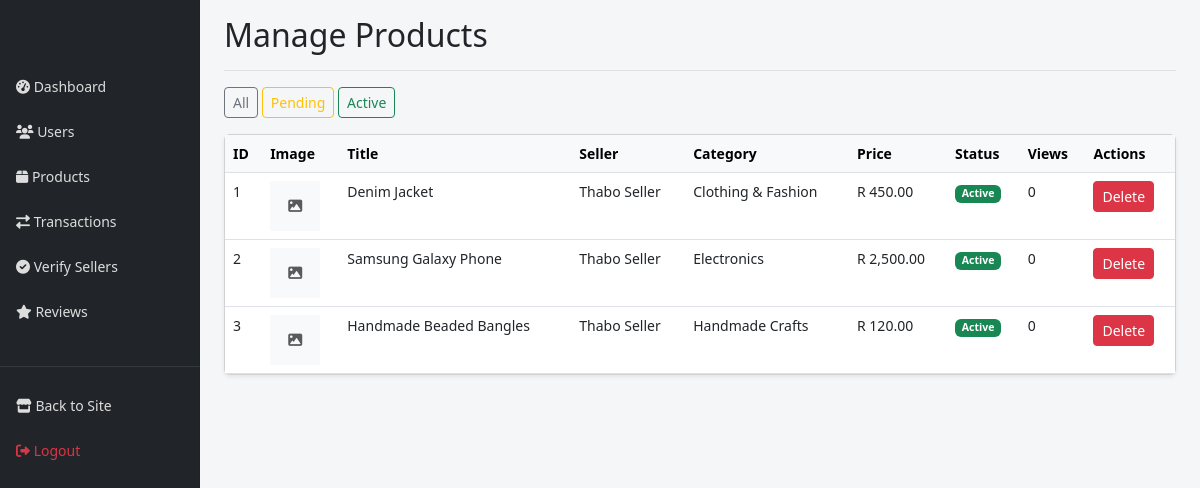
/admin/admin_products.php (signed in), run on the app's committed database.
### tables this page shows
CREATE TABLE products (
    product_id INT AUTO_INCREMENT PRIMARY KEY,
    seller_id INT NOT NULL,
    category_id INT NOT NULL,
    title VARCHAR(150) NOT NULL,
    description TEXT NOT NULL,
    price DECIMAL(10,2) NOT NULL,
    image_path VARCHAR(255) NOT NULL,
    status ENUM('pending', 'active', 'sold', 'cancelled') DEFAULT 'pending',
    views INT DEFAULT 0,
    created_at TIMESTAMP DEFAULT CURRENT_TIMESTAMP,
    FOREIGN KEY (seller_id) REFERENCES users(user_id) ON DELETE CASCADE,
    FOREIGN KEY (category_id) REFERENCES categories(category_id)
);

CREATE TABLE users (
    user_id INT AUTO_INCREMENT PRIMARY KEY,
    full_name VARCHAR(100) NOT NULL,
    email VARCHAR(100) NOT NULL UNIQUE,
    password VARCHAR(255) NOT NULL,
    phone VARCHAR(20) NOT NULL,
    location VARCHAR(100) NOT NULL,
    user_type ENUM('buyer', 'seller', 'admin') DEFAULT 'buyer',
    is_verified TINYINT DEFAULT 0,
    is_active TINYINT DEFAULT 1,
    created_at TIMESTAMP DEFAULT CURRENT_TIMESTAMP
);

CREATE TABLE categories (
    category_id INT AUTO_INCREMENT PRIMARY KEY,
    category_name VARCHAR(50) NOT NULL UNIQUE,
    category_icon VARCHAR(50) DEFAULT 'fa-tag',
    display_order INT DEFAULT 0,
    is_active TINYINT DEFAULT 1
);

### admin/admin_products.php (the view, shortened to what this page needs)
<?php
require_once '../config.php';
$status = isset($_GET['status']) ? $_GET['status'] : 'all';
$where = $status == 'pending' ? "WHERE p.status = 'pending'" :
         ($status == 'active' ? "WHERE p.status = 'active'" : "WHERE 1=1");
$products = $conn->query("
    SELECT p.*, u.full_name as seller_name, c.category_name
    FROM products p
    JOIN users u ON p.seller_id = u.user_id
    JOIN categories c ON p.category_id = c.category_id
    $where
    ORDER BY p.created_at DESC
");
include 'admin_header.php';
?>
<div class="container-fluid">
    <div class="row">
        <?php include 'admin_sidebar.php'; ?>
        <main class="col-md-9 ms-sm-auto col-lg-10 px-md-4">
            <div class="pt-3 pb-2 mb-3 border-bottom">
                <h1 class="h2">Manage Products</h1>
            </div>
            <div class="mb-3">
                <a href="admin_products.php" class="btn btn-sm btn-outline-secondary">All</a>
                <a href="admin_products.php?status=pending" class="btn btn-sm btn-outline-warning">Pending</a>
                <a href="admin_products.php?status=active" class="btn btn-sm btn-outline-success">Active</a>
            </div>
            <div class="card shadow-sm">
                <div class="card-body p-0">
                    <div class="table-responsive">
                        <table class="table table-hover mb-0">
                            <thead class="table-light">
                                <tr>
                                    <th>ID</th><th>Image</th><th>Title</th><th>Seller</th>
                                    <th>Category</th><th>Price</th><th>Status</th><th>Views</th><th>Actions</th>
                                </tr>
                            </thead>
                            <tbody>
                                <?php if($products && $products->num_rows > 0): ?>
                                    <?php while($product = $products->fetch_assoc()): ?>
                                    <tr>
                                        <td><?php echo $product['product_id']; ?></td>
                                        <td>
                                            <?php if(!empty($product['image_path']) && file_exists('../' . $product['image_path'])): ?>
                                                <img src="../<?php echo $product['image_path']; ?>" width="50" height="50" style="object-fit:cover;">
                                            <?php else: ?>
                                                <div class="bg-light d-flex align-items-center justify-content-center" style="width:50px;height:50px;">
                                                    <i class="fas fa-image text-muted"></i>
                                                </div>
                                            <?php endif; ?>
                                        </td>
                                        <td><?php echo htmlspecialchars(substr($product['title'], 0, 40)); ?></td>
                                        <td><?php echo $product['seller_name']; ?></td>
                                        <td><?php echo $product['category_name']; ?></td>
                                        <td>R <?php echo number_format($product['price'], 2); ?></td>
                                        <td><span class="badge bg-<?php echo $product['status'] == 'active' ? 'success' : 'warning'; ?>"><?php echo ucfirst($product['status']); ?></span></td>
                                        <td><?php echo number_format($product['views']); ?></td>
                                        <td>
                                            <a href="delete_product.php?id=<?php echo $product['product_id']; ?>" class="btn btn-sm btn-danger" onclick="return confirm('Delete this product?')">Delete</a>
                                        </td>
                                    </tr>
                                    <?php endwhile; ?>
                                <?php else: ?>
                                    <tr>
                                        <td colspan="9" class="text-center">No products found</td>
                                    </tr>
                                <?php endif; ?>
                            </tbody>
                        </table>
                    </div>
                </div>
            </div>
        </main>
    </div>
</div>
<?php include 'admin_footer.php'; ?>

### admin/admin_header.php (shortened to what this page needs)
<!DOCTYPE html>
<html lang="en-ZA">
<head>
    <link href="https://cdn.jsdelivr.net/npm/bootstrap@5.3.0/dist/css/bootstrap.min.css" rel="stylesheet">
    <link rel="stylesheet" href="https://cdnjs.cloudflare.com/ajax/libs/font-awesome/6.0.0/css/all.min.css">
</head>
<body>

### admin/admin_sidebar.php
<nav class="col-md-3 col-lg-2 d-md-block bg-dark sidebar">
    <div class="position-sticky pt-3">
        <ul class="nav flex-column">
            <li class="nav-item">
                <a class="nav-link <?php echo basename($_SERVER['PHP_SELF']) == 'dashboard.php' ? 'active' : ''; ?>" href="dashboard.php">
                    <i class="fas fa-tachometer-alt"></i> Dashboard
                </a>
            </li>
            <li class="nav-item">
                <a class="nav-link <?php echo basename($_SERVER['PHP_SELF']) == 'users.php' ? 'active' : ''; ?>" href="admin_users.php">
                    <i class="fas fa-users"></i> Users
                </a>
            </li>
            <li class="nav-item">
                <a class="nav-link <?php echo basename($_SERVER['PHP_SELF']) == 'products.php' ? 'active' : ''; ?>" href="admin_products.php">
                    <i class="fas fa-box"></i> Products
                </a>
            </li>
            <li class="nav-item">
                <a class="nav-link <?php echo basename($_SERVER['PHP_SELF']) == 'transactions.php' ? 'active' : ''; ?>" href="transactions.php">
                    <i class="fas fa-exchange-alt"></i> Transactions
                </a>
            </li>
            <li class="nav-item">
                <a class="nav-link <?php echo basename($_SERVER['PHP_SELF']) == 'verify_users.php' ? 'active' : ''; ?>" href="verify_users.php">
                    <i class="fas fa-check-circle"></i> Verify Sellers
                </a>
            </li>
            <li class="nav-item">
                <a class="nav-link <?php echo basename($_SERVER['PHP_SELF']) == 'reviews.php' ? 'active' : ''; ?>" href="reviews.php">
                    <i class="fas fa-star"></i> Reviews
                </a>
            </li>
            <li class="nav-item mt-3">
                <hr class="border-secondary">
            </li>
            <li class="nav-item">
                <a class="nav-link" href="../index.php">
                    <i class="fas fa-store"></i> Back to Site
                </a>
            </li>
            <li class="nav-item">
                <a class="nav-link text-danger" href="../logout.php">
                    <i class="fas fa-sign-out-alt"></i> Logout
                </a>
            </li>
        </ul>
    </div>
</nav>

### admin/admin_footer.php (shortened to what this page needs)
</body>
</html>

### admin/admin_header.php (style rules this page uses)
body { font-size: .875rem; background-color: #f4f6f8; }
.sidebar { position: fixed; top: 0; bottom: 0; left: 0; z-index: 100; padding: 48px 0 0; box-shadow: inset -1px 0 0 rgba(0,0,0,.1); }
.sidebar .nav-link { color: #ddd; padding: 0.75rem 1rem; }

### data on the page
products: product_id "1", title "Denim Jacket", seller.full_name "Thabo Seller", category.category_name "Clothing & Fashion", price "450.00", status "Active", views "0"
products: product_id "2", title "Samsung Galaxy Phone", seller.full_name "Thabo Seller", category.category_name "Electronics", price "2,500.00", status "Active", views "0"
products: product_id "3", title "Handmade Beaded Bangles", seller.full_name "Thabo Seller", category.category_name "Handmade Crafts", price "120.00", status "Active", views "0"
